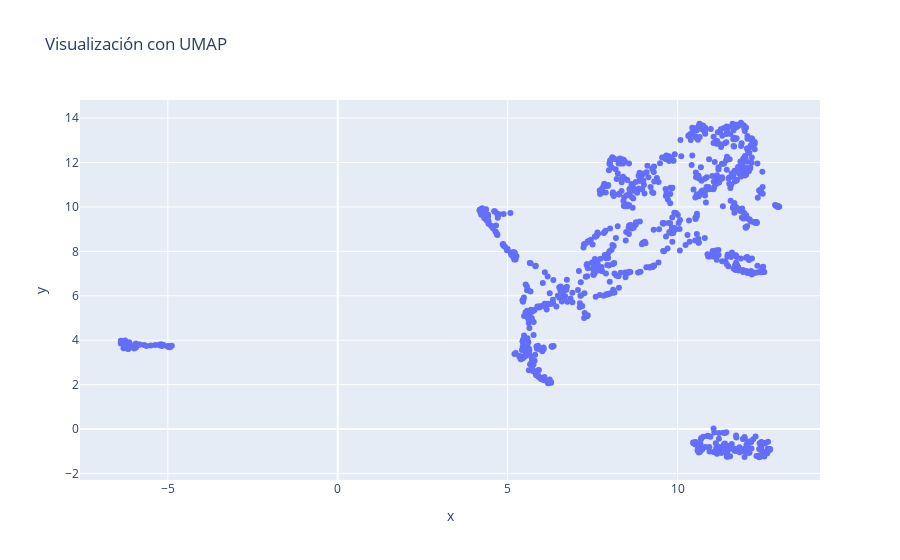

The notebook cell this image was saved under:
### Code cell
fig = px.scatter(
    x=umap_emb[:,0], y=umap_emb[:,1], title='Visualización con UMAP',
    hover_name=samples
)

fig.show()

### Figure 1 — Plotly figure (JSON) as saved in the notebook; plotly's stock layout.template omitted (floating-point values rounded to 4 significant figures; data arrays with more than 128 entries replaced by an {"elided": "..."} marker saying what was removed)
{"data": [{"hovertemplate": "<b>%{hovertext}</b><br><br>x=%{x}<br>y=%{y}<extra></extra>", "hovertext": {"elided": "1000 str values"}, "legendgroup": "", "marker": {"color": "#636efa", "symbol": "circle"}, "mode": "markers", "name": "", "orientation": "v", "showlegend": false, "type": "scatter", "x": {"elided": "1000 float values"}, "xaxis": "x", "y": {"elided": "1000 float values"}, "yaxis": "y"}], "layout": {"legend": {"tracegroupgap": 0}, "title": {"text": "Visualización con UMAP"}, "xaxis": {"anchor": "y", "domain": [0, 1], "title": {"text": "x"}}, "yaxis": {"anchor": "x", "domain": [0, 1], "title": {"text": "y"}}}}
